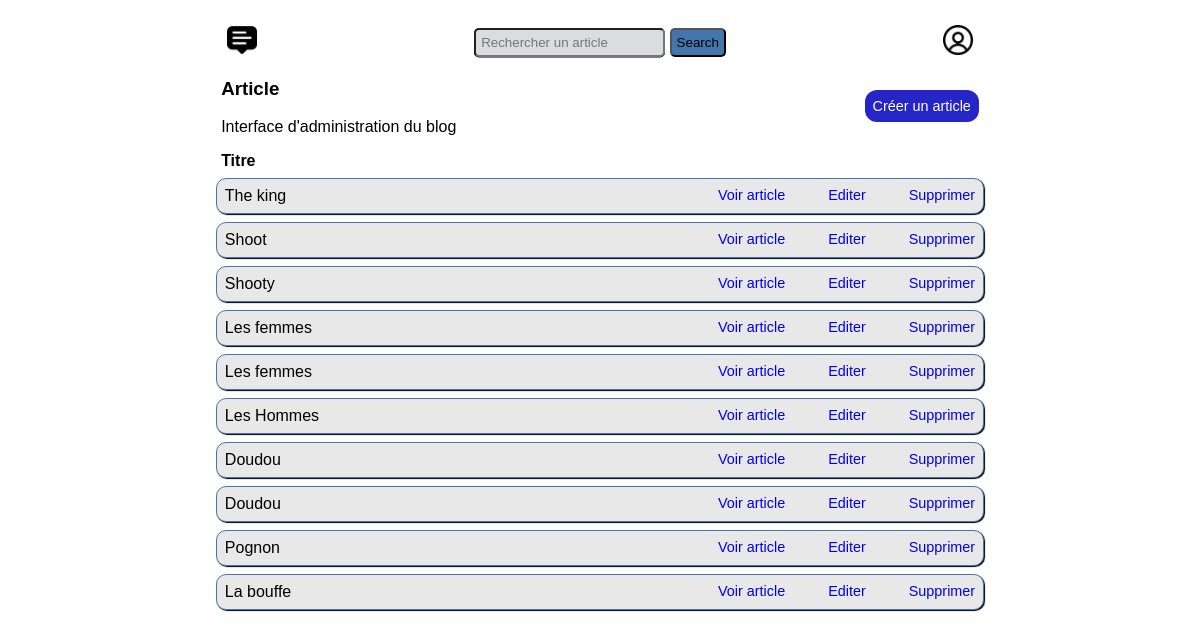
Page /article/gestionarticle/ (signed in) on the committed database.
### blogApp/models.py (models this page shows, shortened)
class Article(models.Model):
    class Categorie(models.TextChoices):
        Film = 'Film','Film'
        Jeux_vidéo = 'Jeux-vidéo','Jeux-vidéo'
        Livre = 'Livre','Livre'
    title = models.CharField(max_length=50, verbose_name='Titre Article')
    slug = models.SlugField(max_length=200,blank=True,verbose_name='Slug')
    description = models.TextField(max_length=1500,verbose_name='Description article')
    categorie = models.CharField(max_length=30, choices=Categorie.choices,verbose_name='Catégorie article')
    etiquette = models.ManyToManyField(Etiquette,blank=True,verbose_name='Etiquette(s) article')
    image = models.ImageField(upload_to='image/')

### blogApp/views.py (the view)
# urls.py: path('gestionarticle/',views.list_article_admin,name='list-article-admin'),
def list_article_admin(request):
    articles = Article.objects.all()
    return render(request,'blogApp/list_article_admin.html',{'articles':articles})

### blogApp/templates/blogApp/list_article_admin.html (shortened to what this page needs)
{% extends "blogApp/base.html" %}
{% load static %}
{% block extra_css %}
    <link rel="stylesheet" href=" {% static 'blogApp/css/list_article_admin.css' %} ">
{% endblock  %}
{% block content %}
    <div class="gestion_article">
        <div class="entete">
            <div>
                <h3>Article</h3>
                <p>Interface d'administration du blog</p>
            </div>
            <a class="creer_article" href=#>Créer un article</a>
        </div>
        <h4>Titre</h4>
        <div class="list_article">
            {% for article in articles  %}
                <div class="article">
                    <span class="title">{{article.title}}</span>
                    <a href={% url "blogApp:detail-article" article.id %}>Voir article</a>
                    <a href={% url "blogApp:edit-article" article.id %}>Editer</a>
                    <a href={% url "blogApp:delete-article" article.id %}>Supprimer</a>
                </div>
            {% endfor %}
        </div>
    </div>
{% endblock  %}

### blogApp/static/blogApp/css/base.css (style rules this page uses)
body { background-color: white; }
* { font-family:Arial, sans-serif }
.list_article { width: 65%; margin: auto; }
.article { width: 96%; border-bottom: 1px rgb(13, 13, 13) dotted; margin: auto; padding: 40px 0px; background-color: white; display: flex; justify-content: space-between; }

### blogApp/static/blogApp/css/list_article_admin.css (style rules this page uses)
a { text-decoration: none; }
h4, .entete { width: 64%; margin: auto; }
.entete { display: flex; justify-content: space-between; align-items: center; }
.creer_article { padding: 8px; color: white; background-color: rgb(37, 37, 200); border-radius: 12px; font-size: 0.9em; }
.article { width: 97.5%; border: 1.5px solid rgb(68, 117, 171); border-radius: 10px; padding: 8px; margin: 8px auto; box-shadow: 1px 1px 1px; background-color: rgb(232, 232, 232); }
.article .title { width: 60%; }
.article a { font-size: 0.9em; }

### rows in the picture
Article: title "The king"
Article: title "Shoot"
Article: title "Shooty"
Article: title "Les femmes"
Article: title "Les femmes"
Article: title "Les Hommes"
Article: title "Doudou"
Article: title "Doudou"
Article: title "Pognon"
Article: title "La bouffe"
